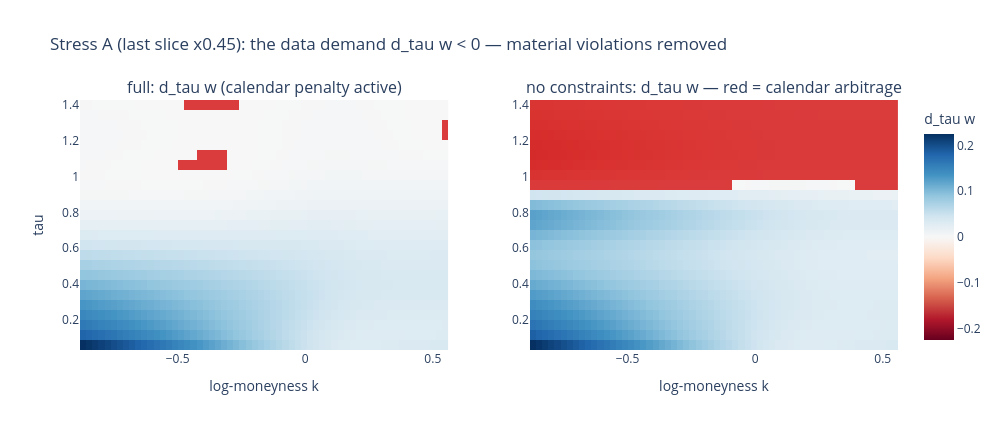
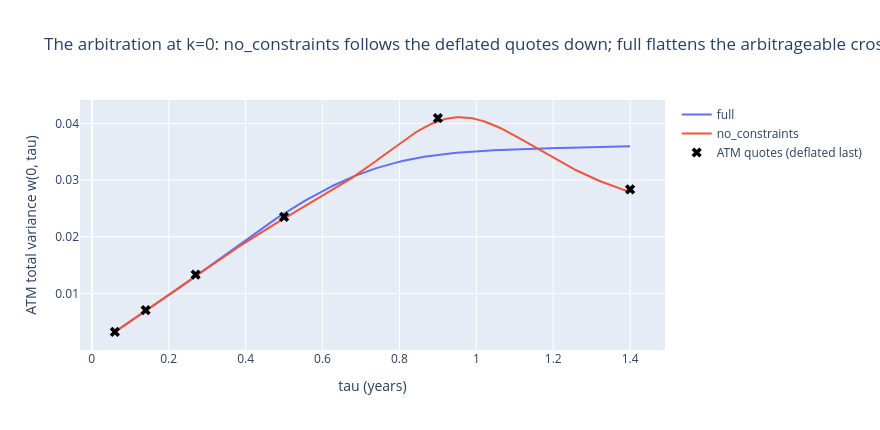

The cell these charts' notebook holds for them, in order:
### Code cell
# ---------- Stress A figures: d_tau w maps + the fitted term structure at k=0 ----------
_title = ("Stress A (last slice x0.45): the data demand d_tau w < 0 — "
          + ("material violations removed" if PENALTY_WORKS else "material violations remain (see warnings)"))
fig = make_subplots(rows=1, cols=2, subplot_titles=(
    "full: d_tau w (calendar penalty active)", "no constraints: d_tau w — red = calendar arbitrage"))
for j, name in enumerate(["full", "no_constraints"], start=1):
    wm, p_f, _ = stress[name]
    kg, tg, G, WT = surf_g_and_cal(wm, p_f, *EXT_DOM_A)
    fig.add_trace(go.Heatmap(z=WT, x=kg, y=tg, zmid=0, colorscale="RdBu",
                             showscale=(j == 2), colorbar=dict(title="d_tau w")), 1, j)
    fig.add_trace(viol_overlay(WT, kg, tg), 1, j)
fig.update_xaxes(title_text="log-moneyness k")
fig.update_yaxes(title_text="tau", col=1)
fig.update_layout(width=1000, height=430, title=_title)
fig.show()
print(f"Calendar penalty enforced on a {CAL_NT}-node uniform tau grid "
      f"(max gap {GRIDS_A['gap_cal']:.3f}y) — denser than this plot's own resolution.\n"
      f"The red overlay flags ANY negative value: at lam=10 the deepest residual is "
      f"d_tau w = {c_full['min_cal_ext']:+.1e}, below the materiality threshold "
      f"{VIOL_TOL_MAT} (material viol {c_full['cal_viol_mat_pct_ext']:.1f}%).\n"
      f"Soft constraints REDUCE violations; they do not abolish them "
      f"(Hoshisashi et al. make the same point for DCNN).")

# ATM term structure: quotes vs both fits
tt_line = onp.linspace(t_lo_a, t_hi_a, 200)
fig = go.Figure()
for name, col in [("full", "#636efa"), ("no_constraints", "#ef553b")]:
    wm, p_f, _ = stress[name]
    w_line = onp.asarray(wm(p_f, np.array(onp.zeros_like(tt_line)), np.array(tt_line)))
    fig.add_trace(go.Scatter(x=tt_line, y=w_line, name=name, line=dict(color=col)))
th_q = onp.array([float(onp.interp(0.0, kq_a[tq_a == t], wq_a[tq_a == t])) for t in t_un])
fig.add_trace(go.Scatter(x=t_un, y=th_q, mode="markers", name="ATM quotes (deflated last)",
                         marker=dict(color="black", size=9, symbol="x")))
fig.update_layout(width=880, height=430, xaxis_title="tau (years)",
                  yaxis_title="ATM total variance w(0, tau)",
                  title="The arbitration at k=0: no_constraints follows the deflated quotes down; "
                        "full flattens the arbitrageable crossing")
fig.show()

### Figure 1 — Plotly figure (JSON) as saved in the notebook; plotly's stock layout.template omitted (floating-point values rounded to 4 significant figures; data arrays with more than 128 entries replaced by an {"elided": "..."} marker saying what was removed)
{"data": [{"colorbar": {"title": {"text": "d_tau w"}}, "colorscale": [[0, "rgb(103,0,31)"], [0.1, "rgb(178,24,43)"], [0.2, "rgb(214,96,77)"], [0.3, "rgb(244,165,130)"], [0.4, "rgb(253,219,199)"], [0.5, "rgb(247,247,247)"], [0.6, "rgb(209,229,240)"], [0.7, "rgb(146,197,222)"], [0.8, "rgb(67,147,195)"], [0.9, "rgb(33,102,172)"], [1, "rgb(5,48,97)"]], "showscale": false, "type": "heatmap", "x": [-0.8706, -0.8466, -0.8225, -0.7985, -0.7744, -0.7504, -0.7264, -0.7023, -0.6783, -0.6542, -0.6302, -0.6061, -0.5821, -0.5581, -0.534, -0.51, -0.4859, -0.4619, -0.4379, -0.4138, -0.3898, -0.3657, -0.3417, -0.3176, -0.2936, -0.2696, -0.2455, -0.2215, -0.1974, -0.1734, -0.1494, -0.1253, -0.1013, -0.07723, -0.05319, -0.02915, -0.005107, 0.01893, 0.04298, 0.06702, 0.09106, 0.1151, 0.1391, 0.1632, 0.1872, 0.2113, 0.2353, 0.2593, 0.2834, 0.3074, 0.3315, 0.3555, 0.3796, 0.4036, 0.4276, 0.4517, 0.4757, 0.4998, 0.5238, 0.5478], "xaxis": "x", "y": [0.06, 0.1158, 0.1717, 0.2275, 0.2833, 0.3392, 0.395, 0.4508, 0.5067, 0.5625, 0.6183, 0.6742, 0.73, 0.7858, 0.8417, 0.8975, 0.9533, 1.009, 1.065, 1.121, 1.177, 1.232, 1.288, 1.344, 1.4], "yaxis": "y", "z": {"elided": "25x60 float values"}, "zmid": 0}, {"colorscale": [[0, "rgba(214,39,40,0.9)"], [1, "rgba(214,39,40,0.9)"]], "showscale": false, "type": "heatmap", "x": [-0.8706, -0.8466, -0.8225, -0.7985, -0.7744, -0.7504, -0.7264, -0.7023, -0.6783, -0.6542, -0.6302, -0.6061, -0.5821, -0.5581, -0.534, -0.51, -0.4859, -0.4619, -0.4379, -0.4138, -0.3898, -0.3657, -0.3417, -0.3176, -0.2936, -0.2696, -0.2455, -0.2215, -0.1974, -0.1734, -0.1494, -0.1253, -0.1013, -0.07723, -0.05319, -0.02915, -0.005107, 0.01893, 0.04298, 0.06702, 0.09106, 0.1151, 0.1391, 0.1632, 0.1872, 0.2113, 0.2353, 0.2593, 0.2834, 0.3074, 0.3315, 0.3555, 0.3796, 0.4036, 0.4276, 0.4517, 0.4757, 0.4998, 0.5238, 0.5478], "xaxis": "x", "y": [0.06, 0.1158, 0.1717, 0.2275, 0.2833, 0.3392, 0.395, 0.4508, 0.5067, 0.5625, 0.6183, 0.6742, 0.73, 0.7858, 0.8417, 0.8975, 0.9533, 1.009, 1.065, 1.121, 1.177, 1.232, 1.288, 1.344, 1.4], "yaxis": "y", "z": {"elided": "25x60 int values"}}, {"colorbar": {"title": {"text": "d_tau w"}}, "colorscale": [[0, "rgb(103,0,31)"], [0.1, "rgb(178,24,43)"], [0.2, "rgb(214,96,77)"], [0.3, "rgb(244,165,130)"], [0.4, "rgb(253,219,199)"], [0.5, "rgb(247,247,247)"], [0.6, "rgb(209,229,240)"], [0.7, "rgb(146,197,222)"], [0.8, "rgb(67,147,195)"], [0.9, "rgb(33,102,172)"], [1, "rgb(5,48,97)"]], "showscale": true, "type": "heatmap", "x": [-0.8706, -0.8466, -0.8225, -0.7985, -0.7744, -0.7504, -0.7264, -0.7023, -0.6783, -0.6542, -0.6302, -0.6061, -0.5821, -0.5581, -0.534, -0.51, -0.4859, -0.4619, -0.4379, -0.4138, -0.3898, -0.3657, -0.3417, -0.3176, -0.2936, -0.2696, -0.2455, -0.2215, -0.1974, -0.1734, -0.1494, -0.1253, -0.1013, -0.07723, -0.05319, -0.02915, -0.005107, 0.01893, 0.04298, 0.06702, 0.09106, 0.1151, 0.1391, 0.1632, 0.1872, 0.2113, 0.2353, 0.2593, 0.2834, 0.3074, 0.3315, 0.3555, 0.3796, 0.4036, 0.4276, 0.4517, 0.4757, 0.4998, 0.5238, 0.5478], "xaxis": "x2", "y": [0.06, 0.1158, 0.1717, 0.2275, 0.2833, 0.3392, 0.395, 0.4508, 0.5067, 0.5625, 0.6183, 0.6742, 0.73, 0.7858, 0.8417, 0.8975, 0.9533, 1.009, 1.065, 1.121, 1.177, 1.232, 1.288, 1.344, 1.4], "yaxis": "y2", "z": {"elided": "25x60 float values"}, "zmid": 0}, {"colorscale": [[0, "rgba(214,39,40,0.9)"], [1, "rgba(214,39,40,0.9)"]], "showscale": false, "type": "heatmap", "x": [-0.8706, -0.8466, -0.8225, -0.7985, -0.7744, -0.7504, -0.7264, -0.7023, -0.6783, -0.6542, -0.6302, -0.6061, -0.5821, -0.5581, -0.534, -0.51, -0.4859, -0.4619, -0.4379, -0.4138, -0.3898, -0.3657, -0.3417, -0.3176, -0.2936, -0.2696, -0.2455, -0.2215, -0.1974, -0.1734, -0.1494, -0.1253, -0.1013, -0.07723, -0.05319, -0.02915, -0.005107, 0.01893, 0.04298, 0.06702, 0.09106, 0.1151, 0.1391, 0.1632, 0.1872, 0.2113, 0.2353, 0.2593, 0.2834, 0.3074, 0.3315, 0.3555, 0.3796, 0.4036, 0.4276, 0.4517, 0.4757, 0.4998, 0.5238, 0.5478], "xaxis": "x2", "y": [0.06, 0.1158, 0.1717, 0.2275, 0.2833, 0.3392, 0.395, 0.4508, 0.5067, 0.5625, 0.6183, 0.6742, 0.73, 0.7858, 0.8417, 0.8975, 0.9533, 1.009, 1.065, 1.121, 1.177, 1.232, 1.288, 1.344, 1.4], "yaxis": "y2", "z": {"elided": "25x60 int values"}}], "layout": {"annotations": [{"font": {"size": 16}, "showarrow": false, "text": "full: d_tau w (calendar penalty active)", "x": 0.225, "xanchor": "center", "xref": "paper", "y": 1, "yanchor": "bottom", "yref": "paper"}, {"font": {"size": 16}, "showarrow": false, "text": "no constraints: d_tau w — red = calendar arbitrage", "x": 0.775, "xanchor": "center", "xref": "paper", "y": 1, "yanchor": "bottom", "yref": "paper"}], "height": 430, "title": {"text": "Stress A (last slice x0.45): the data demand d_tau w < 0 — material violations removed"}, "width": 1000, "xaxis": {"anchor": "y", "domain": [0, 0.45], "title": {"text": "log-moneyness k"}}, "xaxis2": {"anchor": "y2", "domain": [0.55, 1], "title": {"text": "log-moneyness k"}}, "yaxis": {"anchor": "x", "domain": [0, 1], "title": {"text": "tau"}}, "yaxis2": {"anchor": "x2", "domain": [0, 1]}}}

### Figure 2 — Plotly figure (JSON) as saved in the notebook; plotly's stock layout.template omitted (floating-point values rounded to 4 significant figures; data arrays with more than 128 entries replaced by an {"elided": "..."} marker saying what was removed)
{"data": [{"line": {"color": "#636efa"}, "name": "full", "type": "scatter", "x": {"elided": "200 float values"}, "y": {"elided": "200 float values"}}, {"line": {"color": "#ef553b"}, "name": "no_constraints", "type": "scatter", "x": {"elided": "200 float values"}, "y": {"elided": "200 float values"}}, {"marker": {"color": "black", "size": 9, "symbol": "x"}, "mode": "markers", "name": "ATM quotes (deflated last)", "type": "scatter", "x": [0.06, 0.14, 0.27, 0.5, 0.9, 1.4], "y": [0.003227, 0.007061, 0.01334, 0.02353, 0.04095, 0.02837]}], "layout": {"height": 430, "title": {"text": "The arbitration at k=0: no_constraints follows the deflated quotes down; full flattens the arbitrageable crossing"}, "width": 880, "xaxis": {"title": {"text": "tau (years)"}}, "yaxis": {"title": {"text": "ATM total variance w(0, tau)"}}}}
